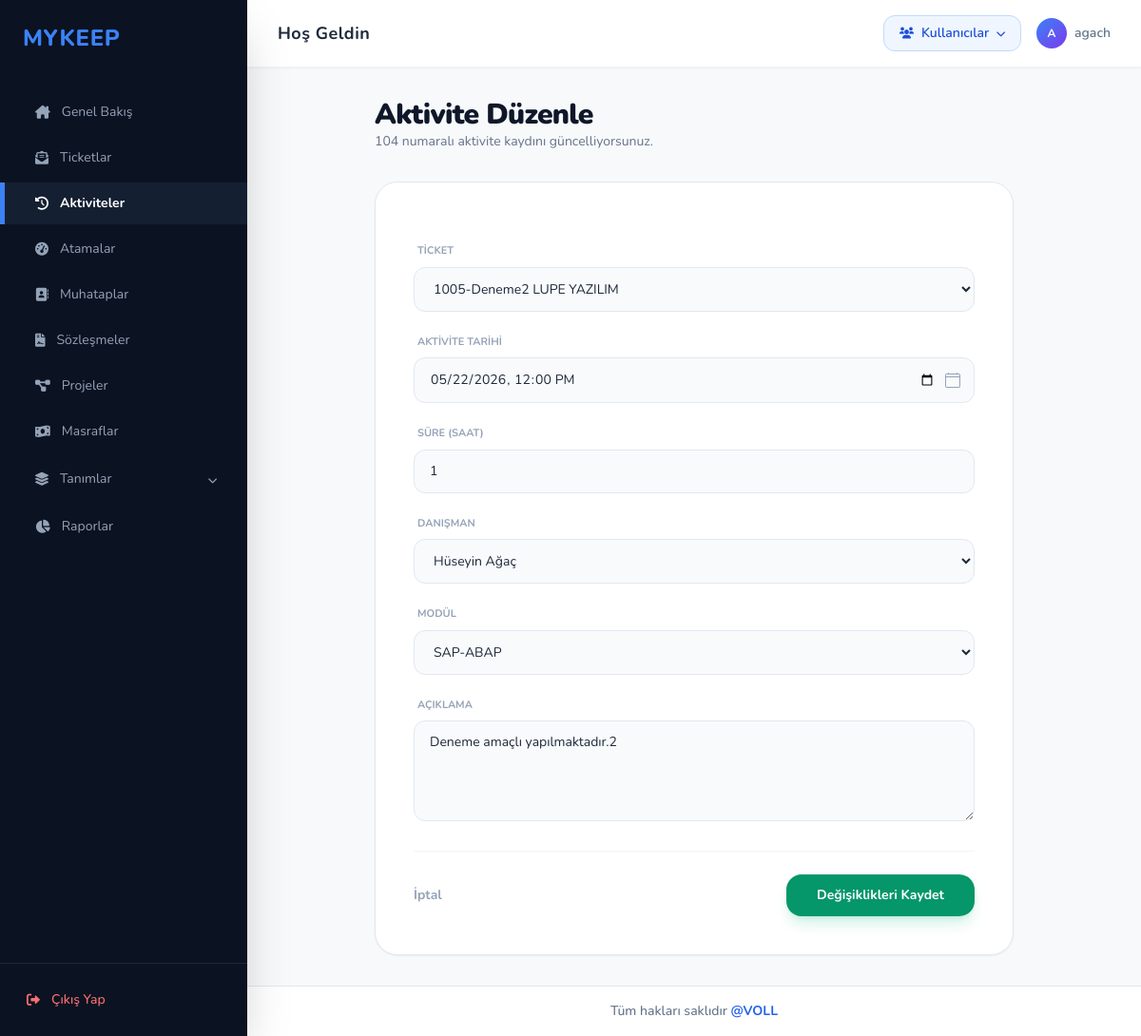
The page /aktiviteler/duzenle/104/ (signed in) on the database as committed earlier.
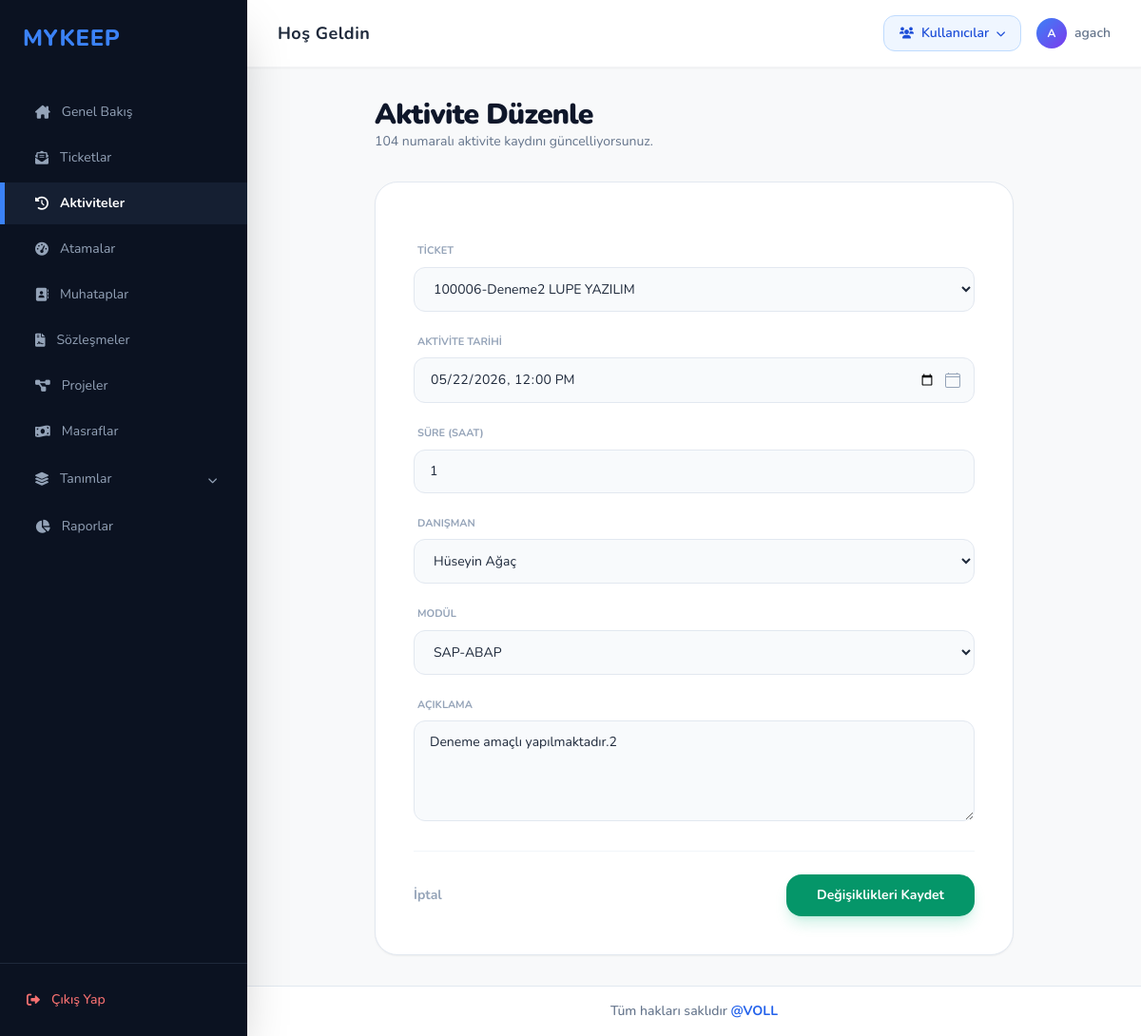
The same page on the database as committed later.
### ticket/models.py (models this page shows, shortened)
class ticket(models.Model):
    ticketno = models.IntegerField(primary_key=True, unique=True, blank=True)
    konu: models.CharField= models.CharField(max_length=100)
    unvan = models.ForeignKey("muhatap.muhatap", to_field="unvan", on_delete=models.CASCADE, null=True)
    sozlesmeno = models.ForeignKey("sozlesme.sozlesmeler", to_field="sozlesmeno", on_delete=models.CASCADE, null=True)
    bolumkod = models.ForeignKey("modul.bolum", to_field="kod", on_delete=models.CASCADE, null=True)
    destekturu = models.ForeignKey("destekturu.destektur", to_field="definition", on_delete=models.PROTECT, null=True)
    taleptarih = models.DateTimeField(default=timezone.now)
    termintarih = models.DateTimeField(null=True, blank=True)
    oncelikkod = models.ForeignKey("destekturu.oncelik", to_field="kod", on_delete=models.CASCADE, null=True)
    aciklama = models.TextField(null=True, blank=True)
    durumtanim = models.ForeignKey("statu", to_field="durumtanim", on_delete=models.CASCADE, null=True)
    faturadurum = models.ForeignKey("faturalama", to_field="faturadurum", on_delete=models.CASCADE, null=True)
    danisman = models.ManyToManyField("modul.danisman", blank=True, related_name="ticket_danismanlar")
    efor = models.FloatField(null=True, blank=True)
    onay = models.BooleanField(default=False)
    musteri_ticket_no = models.CharField(max_length=50, null=True, blank=True, verbose_name="Müşteri Ticket No")
    def __str__(self):
        return f" {self.ticketno}-{self.konu} {self.unvan}"

### ticket/views.py (the view, shortened to what this page needs)
# urls.py: path('aktiviteler/duzenle/<int:pk>/', ticket_views.aktivite_duzenle, name='aktivite_duzenle'),
def aktivite_duzenle(request, pk):
    kayit = get_object_or_404(aktivite, pk=pk)
    if request.method == "POST":
        form = AktiviteForm(request.POST, instance=kayit, user=request.user)
        if form.is_valid():
            form.save()
            return redirect("aktivite_listesi")
    else:
        form = AktiviteForm(instance=kayit, user=request.user)
    return render(request, "aktivite_duzenle.html", {"form": form, "kayit": kayit})

### modul/models.py (called while the page is built)
    def __str__(self):
        return f"{self.program}-{self.isim}"

    def __str__(self):
        return f"{self.isim}"

### muhatap/models.py (called while the page is built)
    def __str__(self):
        return f"{self.unvan}   "

### templates/aktivite_duzenle.html (shortened to what this page needs)
{% extends 'base.html' %}
{% block content %}
<div class="max-w-2xl mx-auto">
    <div class="mb-8">
        <h1 class="text-3xl font-black text-slate-900 tracking-tight">Aktivite Düzenle</h1>
        <p class="text-sm text-slate-500">{{ kayit.number }} numaralı aktivite kaydını güncelliyorsunuz.</p>
    </div>
    <div class="bg-white border border-slate-200 rounded-3xl shadow-sm overflow-hidden">
        <form method="post" class="p-10 space-y-6">
            {% for field in form %}
            <div>
                <label class="block text-[11px] font-bold text-slate-400 uppercase mb-2 px-1">{{ field.label }}</label>
                {{ field }}
            </div>
            {% endfor %}
            <div class="flex items-center justify-between pt-6 border-t border-slate-100">
                <a href="{% url 'aktivite_listesi' %}" class="text-sm font-bold text-slate-400 hover:text-slate-600 transition">İptal</a>
                <button type="submit" class="bg-emerald-600 hover:bg-emerald-700 text-white px-8 py-3 rounded-2xl font-bold text-sm transition-all shadow-lg shadow-emerald-500/20">
                    Değişiklikleri Kaydet
                </button>
            </div>
        </form>
    </div>
</div>
{% endblock %}

Rows that differ between the two databases and show on the page:
removed ticket: form "1005-Deneme2 LUPE YAZILIM"
added ticket: form "100006-Deneme2 LUPE YAZILIM"
